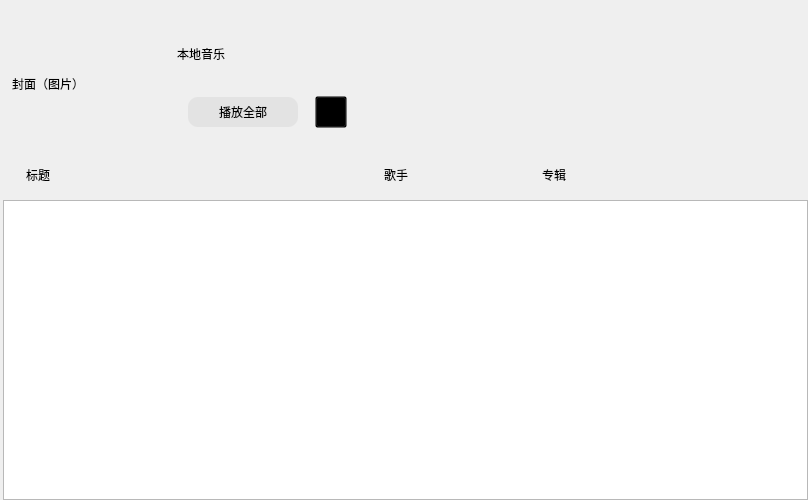
<?xml version="1.0" encoding="UTF-8"?>
<ui version="4.0">
 <class>CommonPage</class>
 <widget class="QWidget" name="CommonPage">
  <property name="geometry">
   <rect>
    <x>0</x>
    <y>0</y>
    <width>808</width>
    <height>500</height>
   </rect>
  </property>
  <property name="windowTitle">
   <string>Form</string>
  </property>
  <layout class="QVBoxLayout" name="verticalLayout">
   <property name="spacing">
    <number>0</number>
   </property>
   <property name="leftMargin">
    <number>3</number>
   </property>
   <property name="topMargin">
    <number>0</number>
   </property>
   <property name="rightMargin">
    <number>0</number>
   </property>
   <property name="bottomMargin">
    <number>0</number>
   </property>
   <item>
    <widget class="QWidget" name="musicBox" native="true">
     <property name="minimumSize">
      <size>
       <width>0</width>
       <height>150</height>
      </size>
     </property>
     <property name="maximumSize">
      <size>
       <width>16777215</width>
       <height>150</height>
      </size>
     </property>
     <layout class="QHBoxLayout" name="horizontalLayout_2">
      <item>
       <widget class="QLabel" name="cover">
        <property name="minimumSize">
         <size>
          <width>150</width>
          <height>150</height>
         </size>
        </property>
        <property name="maximumSize">
         <size>
          <width>150</width>
          <height>150</height>
         </size>
        </property>
        <property name="text">
         <string>封面（图片）</string>
        </property>
       </widget>
      </item>
      <item>
       <widget class="QWidget" name="buttonBox" native="true">
        <property name="minimumSize">
         <size>
          <width>200</width>
          <height>150</height>
         </size>
        </property>
        <property name="maximumSize">
         <size>
          <width>200</width>
          <height>150</height>
         </size>
        </property>
        <layout class="QVBoxLayout" name="verticalLayout_2">
         <item>
          <widget class="QLabel" name="commonText">
           <property name="minimumSize">
            <size>
             <width>0</width>
             <height>30</height>
            </size>
           </property>
           <property name="maximumSize">
            <size>
             <width>16777215</width>
             <height>30</height>
            </size>
           </property>
           <property name="text">
            <string>本地音乐</string>
           </property>
          </widget>
         </item>
         <item>
          <layout class="QHBoxLayout" name="horizontalLayout_3">
           <item>
            <widget class="QPushButton" name="playAll">
             <property name="minimumSize">
              <size>
               <width>110</width>
               <height>30</height>
              </size>
             </property>
             <property name="maximumSize">
              <size>
               <width>110</width>
               <height>30</height>
              </size>
             </property>
             <property name="styleSheet">
              <string notr="true">#playAll
{
    background-color:#e3e3e3;
    border-radius: 10px;
}

#playAll:hover
{
    background-color:#1ecd97;
}</string>
             </property>
             <property name="text">
              <string>播放全部</string>
             </property>
            </widget>
           </item>
           <item>
            <widget class="QPushButton" name="addLocalBtn">
             <property name="minimumSize">
              <size>
               <width>32</width>
               <height>32</height>
              </size>
             </property>
             <property name="maximumSize">
              <size>
               <width>32</width>
               <height>32</height>
              </size>
             </property>
             <property name="styleSheet">
              <string notr="true">background-color:transparent;</string>
             </property>
             <property name="text">
              <string/>
             </property>
            </widget>
           </item>
          </layout>
         </item>
        </layout>
       </widget>
      </item>
      <item>
       <spacer name="horizontalSpacer">
        <property name="orientation">
         <enum>Qt::Horizontal</enum>
        </property>
        <property name="sizeHint" stdset="0">
         <size>
          <width>440</width>
          <height>20</height>
         </size>
        </property>
       </spacer>
      </item>
     </layout>
    </widget>
   </item>
   <item>
    <widget class="QWidget" name="musicDescribe" native="true">
     <property name="minimumSize">
      <size>
       <width>0</width>
       <height>50</height>
      </size>
     </property>
     <property name="maximumSize">
      <size>
       <width>16777215</width>
       <height>50</height>
      </size>
     </property>
     <layout class="QHBoxLayout" name="horizontalLayout">
      <property name="spacing">
       <number>0</number>
      </property>
      <property name="leftMargin">
       <number>10</number>
      </property>
      <property name="topMargin">
       <number>0</number>
      </property>
      <property name="rightMargin">
       <number>0</number>
      </property>
      <property name="bottomMargin">
       <number>0</number>
      </property>
      <item>
       <widget class="QLabel" name="title">
        <property name="sizePolicy">
         <sizepolicy hsizetype="Fixed" vsizetype="Preferred">
          <horstretch>0</horstretch>
          <verstretch>0</verstretch>
         </sizepolicy>
        </property>
        <property name="minimumSize">
         <size>
          <width>345</width>
          <height>0</height>
         </size>
        </property>
        <property name="maximumSize">
         <size>
          <width>345</width>
          <height>16777215</height>
         </size>
        </property>
        <property name="text">
         <string>标题</string>
        </property>
       </widget>
      </item>
      <item>
       <widget class="QLabel" name="singer">
        <property name="sizePolicy">
         <sizepolicy hsizetype="Fixed" vsizetype="Preferred">
          <horstretch>0</horstretch>
          <verstretch>0</verstretch>
         </sizepolicy>
        </property>
        <property name="minimumSize">
         <size>
          <width>145</width>
          <height>0</height>
         </size>
        </property>
        <property name="maximumSize">
         <size>
          <width>145</width>
          <height>16777215</height>
         </size>
        </property>
        <property name="text">
         <string>歌手</string>
        </property>
       </widget>
      </item>
      <item>
       <widget class="QLabel" name="album">
        <property name="sizePolicy">
         <sizepolicy hsizetype="Fixed" vsizetype="Preferred">
          <horstretch>0</horstretch>
          <verstretch>0</verstretch>
         </sizepolicy>
        </property>
        <property name="minimumSize">
         <size>
          <width>250</width>
          <height>0</height>
         </size>
        </property>
        <property name="maximumSize">
         <size>
          <width>250</width>
          <height>16777215</height>
         </size>
        </property>
        <property name="text">
         <string>专辑</string>
        </property>
       </widget>
      </item>
     </layout>
    </widget>
   </item>
   <item>
    <widget class="QListWidget" name="musicList">
     <property name="styleSheet">
      <string notr="true">#musicList::item:selected
{
	background-color:#ffffff;
	border:none;
}
#musicList::item:hover
{
	background-color:#ffffff;
}
#musicList::item
{
	background-color:rgb(247,249,252);
}
QScrollBar:vertical
{
	border:none;
	width:10px;
	background-color:rgb(247,249,252);
	margin:0px 0px 0px 0px;
}
QScrollBar::handle:vertical
{
	width:10px;
	border-radius:5px;
	background-color:rgb(225,228,233);
	min-height:20px;
}</string>
     </property>
    </widget>
   </item>
  </layout>
 </widget>
 <resources/>
 <connections/>
</ui>
